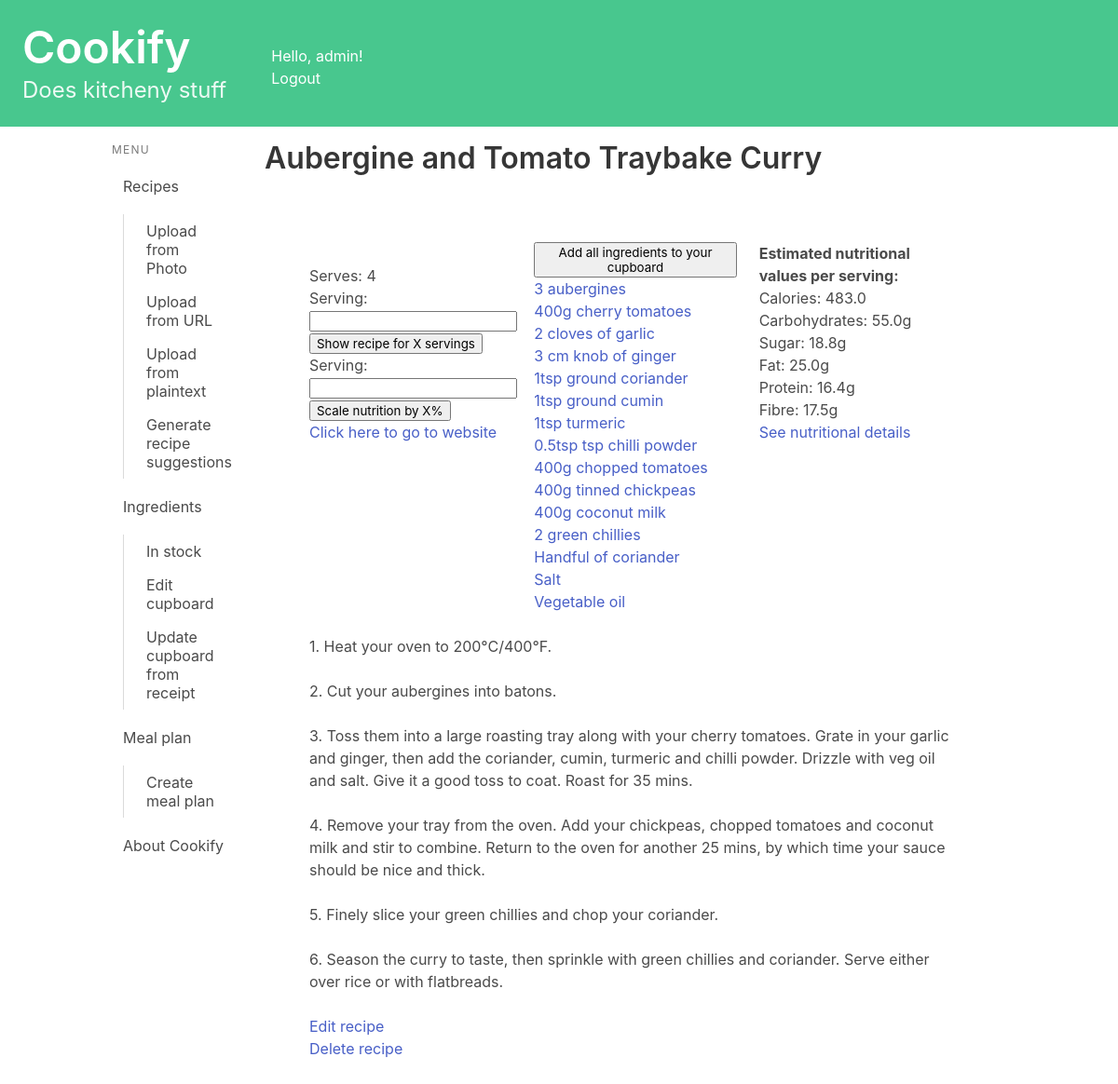
/recipes/view/15/ (signed in), run on the app's committed database.
### recipes/models.py (models this page shows, shortened)
class Recipe(models.Model):
    name = models.CharField(max_length=200)
    method = models.TextField(max_length=5000, blank = True)
    ingredients_string = models.TextField(max_length=1000, blank = True)#Plain text of ingredients
    simplified_ingredients = models.TextField(max_length=1000, blank = True)#Ingredients data
    book = models.CharField(max_length=200, blank = True)
    page = models.CharField(max_length=5, blank = True)
    serves = models.CharField(max_length=5, blank = True)
    serves_int = models.IntegerField(null = True, blank = True)
    description = models.TextField(max_length=500, blank = True)
    url = models.URLField(null = True, blank = True)
    jumbled_input = models.TextField(max_length=8000, blank = True)
    owner = models.ForeignKey(User, on_delete=models.CASCADE, blank=True, null=True)
    from_photo = models.BooleanField(default=False)
    def method_as_list(self):
        try:
            method_as_list = self.method.split('\n')
            if method_as_list[0][0] not in {"1", "0"}:
                method_as_list = [str(i+1) + ". " + step.strip() for i, step in enumerate(method_as_list)]
        except:
            method_as_list = []
        return method_as_list
    def get_nutritional_info(self, scale = 1):
        output = {"calories": 0,
                  "carbohydrates": 0,
                  "sugar": 0,
                  "fat": 0,
                  "protein": 0,
                  "fibre": 0,}
        if self.serves_int == 0:
            self.serves_int = 1
        for recipe_ingredient in self.recipe_ingredient.filter(alternative=False):
            qty = recipe_ingredient.quantity
            if not qty:
                continue
            profile_ingredient = recipe_ingredient.profile_ingredient
            if recipe_ingredient.measurement_unit:
                unit = recipe_ingredient.measurement_unit
            else:
                unit = "g"
                qty = qty*profile_ingredient.get_typical_weight()
            nutrients = profile_ingredient.get_nutrition(qty, unit)
            for nutrient, amount in nutrients.items():
                output[nutrient] += amount/self.serves_int
        for nutrient, amount in output.items():
                output[nutrient] = round(scale*amount,1)
        return output

class RecipeIngredient(models.Model):
    recipe = models.ForeignKey(Recipe, on_delete=models.CASCADE, related_name="recipe_ingredient")
    profile_ingredient = models.ForeignKey(ProfileIngredient, on_delete=models.CASCADE, related_name="recipe_ingredient")
    quantity = models.FloatField(null=True, blank=True)
    measurement_unit = models.CharField(max_length=50, blank=True)
    local_name = models.CharField(max_length=100)
    position_in_list = models.IntegerField(null=True, blank=True)
    optional = models.BooleanField(default = False)
    alternative = models.BooleanField(default = False)
    def scaled_string(self, scale):
        output = ""
        if self.optional:
            output = "(Optional) "
        if self.alternative:
            output = "(Alternative) "
        if self.quantity: #removes unnecessary decimals from float
            scaled_qty = str(round(self.quantity*scale, 2))
            qty = scaled_qty.rstrip('0').rstrip('.') if '.' in scaled_qty else scaled_qty
            output += qty + " "
        if self.measurement_unit:
            output = output[:-1]
            output += self.measurement_unit + " "
        output += self.local_name
        return output.capitalize()

### recipes/views.py (the view, shortened to what this page needs)
# urls.py: path('view/<int:recipe_id>/', views.detail, name='detail'),
@login_required
def detail(request, recipe_id):
    recipe = get_object_or_404(Recipe, pk=recipe_id)
    if recipe.owner != request.user:
        return redirect('recipes:index')
    formServing = QuantityForm()
    formNutrition = QuantityForm()
    scale = 1
    scale_nutrition = 1
    method_as_list = recipe.method_as_list()
    nutrients = recipe.get_nutritional_info(scale_nutrition)
    context = {'recipe': recipe,
               'method_as_list': method_as_list,
               'scale': scale,
               'formServing': formServing,
               'formNutrition': formNutrition,
               'nutrients': nutrients}
    return render(request, 'recipes/detail.html', context)

### recipes/forms.py
class QuantityForm(forms.Form):
    serving = forms.IntegerField()

### recipes/models.py (called while the page is built)
    def get_nutrition(self, quantity, unit):
        quantity = convert_to_grams(quantity, unit) # returns
        scale = quantity/100 #because nutrition is stored as x per 100g
        nutrients = self.get_generic_nutrition()
        for key in nutrients.keys():
            if nutrients[key] == None:
                nutrients[key] = 0
            nutrients[key] = round(nutrients[key] * scale, 1)
        output = {"calories": round(nutrients["calories"],0),
                  "carbohydrates": nutrients["carbohydrates"],
                  "sugar": nutrients["sugar"],
                  "fat": nutrients["fat"],
                  "protein": nutrients["protein"],
                  "fibre": nutrients["fibre"],}
        return output

    def get_calories(self):
        if self.calories_override is not None:
            return self.calories_override
        else:
            return self.ingredient.calories

    def get_carbohydrates(self):
        if self.carbohydrates_override is not None:
            return self.carbohydrates_override
        else:
            return self.ingredient.carbohydrates

    def get_sugar(self):
        if self.sugar_override is not None:
            return self.sugar_override
        else:
            return self.ingredient.sugar

    def get_fat(self):
        if self.fat_override is not None:
            print("getting fat from override")
            return self.fat_override
        else:
            return self.ingredient.fat

    def get_protein(self):
        if self.protein_override is not None:
            return self.protein_override
        else:
            return self.ingredient.protein

    def get_fibre(self):
        if self.fibre_override is not None:
            return self.fibre_override
        else:
            return self.ingredient.fibre

    def get_typical_weight(self):
        if self.typical_weight_override is not None:
            return self.typical_weight_override
        else:
            return self.ingredient.typical_weight

    def get_generic_nutrition(self):
        return {
            "calories": self.get_calories(),
            "carbohydrates": self.get_carbohydrates(),
            "sugar": self.get_sugar(),
            "fat": self.get_fat(),
            "protein": self.get_protein(),
            "fibre": self.get_fibre(),
        }

### recipes/templates/recipes/detail.html (shortened to what this page needs)
{% extends 'base.html' %}
{% load custom_filters %}
{% block content %}
<h1 class="title">{{ recipe.name }}</h1>
<section class="section">
    <div class="columns">
        <div class="column is-one-third">
            {% if recipe.serves_int %}
                <p>Serves: {{ recipe.serves_int }}</p>
                <form method="post">
                    {{ formServing.as_p }}
                    <button type="submit" name="scale_quantities">Show recipe for X servings</button>
                </form>
                <form method="post">
                    {{ formNutrition.as_p }}
                    <button type="submit" name="scale_nutrition">Scale nutrition by X%</button>
                </form>
            {% endif %}
            {% if recipe.url %}
                <p><a href={{recipe.url}} target="_blank">Click here to go to website</a></p>
            {% endif %}
        </div>
        <div class="column">
            {% if recipe.recipe_ingredient.all %}
                <form method="post">
                    <button type="submit" name="add_all_ingredients">Add all ingredients to your cupboard</button>
                </form>
                {% for recipe_ingredient in recipe.recipe_ingredient.all|dictsort:'position_in_list' %}
                    <p><a href="{% url 'cupboard:ingredient_detail' recipe_ingredient.profile_ingredient.ingredient.id %}">{{ recipe_ingredient|scaled_string_with_arg:scale }}</a><br></p>
                {% endfor %}
            {% else %}
                <p>This recipe isn't properly linked with its ingredients.</p>
            {% endif %}
        </div>
        <div class="column">
            {% if nutrients %}
            <p><b>Estimated nutritional values per serving:</b></p>
            <ul><p>Calories: {{nutrients.calories}}</p>
            <p>Carbohydrates: {{nutrients.carbohydrates}}g</p>
            <p>Sugar: {{nutrients.sugar}}g</p>
            <p>Fat: {{nutrients.fat}}g</p>
            <p>Protein: {{nutrients.protein}}g</p>
            <p>Fibre: {{nutrients.fibre}}g</p></ul>
            <ul><a href="{% url 'recipes:nutrition_detail' recipe.id %}">See nutritional details</a></ul>
            {% else %}
                <p>This recipe isn't properly linked with its ingredients.</p>
            {% endif %}
        </div>
      </div>
    {% for step in method_as_list %}
    <p>{{ step }}<br><br></p>
    {% endfor %}
    <ul><a href="{% url 'recipes:edit_recipe' recipe.id %}">Edit recipe</a></ul>
    <ul><a href="{% url 'recipes:delete_recipe' recipe.id %}">Delete recipe</a></ul>
</section>
{% endblock content %}

### kitchenlife/templates/base.html (shortened to what this page needs)
<!DOCTYPE html>
<html lang="en">
{% load is_active %}
<head>
    <link rel="stylesheet"
          href="https://cdn.jsdelivr.net/npm/bulma@0.9.3/css/bulma.min.css">
</head>
<body>
    <a href="{% url 'index' %} ">
        <section class="hero is-small is-success mb-4">
            <div class="columns">
                <div class="column">
                    <div class="hero-body">
                        <h1 class="title is-1">Cookify</h1>
                        <p class="subtitle is-4">
                            Does kitcheny stuff
                        </p>
                    </div>
                </div>
                <div class="column">
                    <br><br>
                    Hello, {{ user.username|default:'Guest' }}!
                    <div>
                        {% if user.is_authenticated %}
                            <a href="{% url 'logout' %}">Logout</a>
                        {% else %}
                            <a href="{% url 'login' %}">Login</a>
                        {% endif %}
                    </div>
                </div>
            </div>
        </section>
    </a>
    <div class="container">
        <div class="columns">
            <div class="column is-2">
                <aside class="menu">
                  <p class="menu-label">
                    Menu
                  </p>
                  <ul class="menu-list">
                    <li>
                        <a href="{% url 'recipes:index' %}" class="{% is_active request 'recipes:index' %}">Recipes</a>
                        <ul>
                            <a href="{% url 'recipes:upload_photo' %}" class="{% is_active request 'recipes:upload_photo' %}">Upload from Photo</a>
                            <a href="{% url 'recipes:upload_url' %}" class="{% is_active request 'recipes:upload_url' %}">Upload from URL</a>
                            <a href="{% url 'recipes:upload_text' %}" class="{% is_active request 'recipes:upload_text' %}">Upload from plaintext</a>
                            <a href="{% url 'recipes:generate_recipe_suggestion' %}" class="{% is_active request 'recipes:generate_recipe_suggestion' %}">Generate recipe suggestions</a>
                        </ul>
                        <a  href="{% url 'cupboard:ingredients_index' %}" class="{% is_active request 'cupboard:ingredients_index' %}">Ingredients</a>
                        <ul>
                            <a href="{% url 'cupboard:cupboard_index' %}" class="{% is_active request 'cupboard:cupboard_index' %}">In stock</a>
                            <a href="{% url 'cupboard:edit_cupboard' %}" class="{% is_active request 'cupboard:edit_cupboard' %}">Edit cupboard</a>
                            <a href="{% url 'cupboard:edit_cupboard' %}" class="{% is_active request 'cupboard:edit_cupboard' %}">Update cupboard from receipt</a>
                        </ul>
                        <a href="{% url 'mealplan:meal_plan_index' %}" class="{% is_active request 'mealplan:meal_plan_index' %}">Meal plan</a>
                        <ul>
                            <a href="{% url 'mealplan:add_meal_plan' %}" class="{% is_active request 'mealplan:add_meal_plan' %}">Create meal plan</a>
                        </ul>
                        <a href="{% url 'about' %} " class="{% is_active request 'about' %}">About Cookify</a>
                    </li>
                  </ul>
                </aside>
            </div>
            <div class="column">
                {% block content %}
                {% endblock content %}
            </div>
        </div>
    </div>
</body>
</html>

### data on the page
Recipe: name "Aubergine and Tomato Traybake Curry", serves_int "4"
RecipeIngredient: optional+alternative+quantity "3 aubergines"
RecipeIngredient: optional+alternative+quantity "400g cherry tomatoes"
RecipeIngredient: optional+alternative+quantity "2 cloves of garlic"
RecipeIngredient: optional+alternative+quantity "3 cm knob of ginger"
RecipeIngredient: optional+alternative+quantity "1tsp ground coriander"
RecipeIngredient: optional+alternative+quantity "1tsp ground cumin"
RecipeIngredient: optional+alternative+quantity "1tsp turmeric"
RecipeIngredient: optional+alternative+quantity "0.5tsp tsp chilli powder"
RecipeIngredient: optional+alternative+quantity "400g chopped tomatoes"
RecipeIngredient: optional+alternative+quantity "400g tinned chickpeas"
RecipeIngredient: optional+alternative+quantity "400g coconut milk"
RecipeIngredient: optional+alternative+quantity "2 green chillies"
RecipeIngredient: optional+alternative+quantity "Handful of coriander"
RecipeIngredient: optional+alternative+quantity "Salt"
RecipeIngredient: optional+alternative+quantity "Vegetable oil"

### other printed values
{{ user.username|default:'Guest' }} "admin"
{{ nutrients.calories }} "483.0"
{{ nutrients.carbohydrates }} "55.0"
{{ nutrients.sugar }} "18.8"
{{ nutrients.fat }} "25.0"
{{ nutrients.protein }} "16.4"
{{ nutrients.fibre }} "17.5"
{{ step }} "1. Heat your oven to 200°C/400°F." "2. Cut your aubergines into batons." "4. Remove your tray from the oven. Add your chickpeas, chopped tomatoes and coconut milk and stir to combine. Return to the oven for another 25 mins, by which time your sauce should be nice and thick." "5. Finely slice your green chillies and chop your coriander." "6. Season the curry to taste, then sprinkle with green chillies and coriander. Serve either over rice or with flatbreads."
